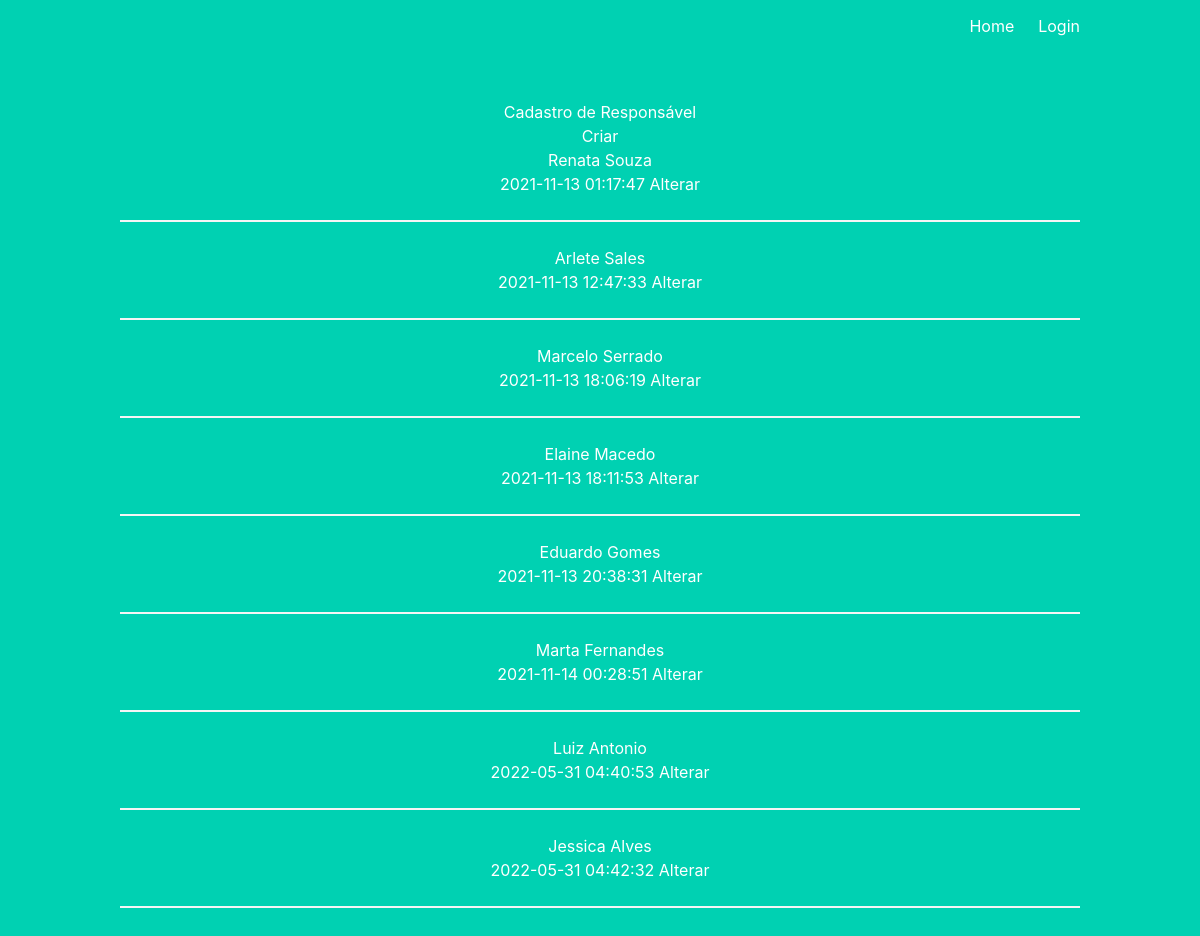
Page /responsavel on the committed database.
### tables this page shows
CREATE TABLE responsavel (idresponsavel INTEGER PRIMARY KEY AUTOINCREMENT, created TIMESTAMP NOT NULL DEFAULT CURRENT_TIMESTAMP, nome varchar (80) NOT NULL, rg varchar (15), cpf varchar (15), profissao varchar (20), idempresa integer, nomeempresa VARCHAR (80), FOREIGN KEY (idempresa) REFERENCES empresa (idempresa));

### project/main.py (the view)
@main.route('/responsavel')
def view_responsavel():
    conn = get_db_connection()
    responsaveis = conn.execute('SELECT * FROM responsavel').fetchall()
    conn.close()
    return render_template('responsavel.html', posts=responsaveis)

### project/main.py (called while the page is built)
def get_db_connection():
    conn = sqlite3.connect('database.db')
    conn.row_factory = sqlite3.Row
    return conn

### project/templates/responsavel.html
{% extends 'base.html' %}
{% block content %}
    <h1>{% block title %}
        Cadastro de Responsável
    {% endblock %} </h1>
    <a href="{{ url_for('main.create')}}">
            <h4><span class="badge badge-warning">Criar</span></h4>
    </a>
    {% for post in posts %}
        <a href="{{ url_for('main.post', post_id=post['idresponsavel']) }}">
            <h3>{{ post['nome'] }}</h3>
        </a>
        <span class="badge badge-primary">{{ post['created'] }}</span>
        <a href="{{ url_for('main.edit', id=post['idresponsavel']) }}">
            <span class="badge badge-warning">Alterar</span>
        </a>
        <hr>
    {% endfor %}
{% endblock %}

### project/templates/base.html (shortened to what this page needs)
<!DOCTYPE html>
<html>
<head>
    <link rel="stylesheet" href="https://cdnjs.cloudflare.com/ajax/libs/bulma/0.7.2/css/bulma.min.css" />
</head>
<body>
    <section class="hero is-primary is-fullheight">
        <div class="hero-head">
            <nav class="navbar">
                <div class="container">
                    <div id="navbarMenuHeroA" class="navbar-menu">
                        <div class="navbar-end">
                            <a href="{{ url_for('main.index') }}" class="navbar-item">
                                Home
                            </a>
                            {% if not current_user.is_authenticated %}
                            <a href="{{ url_for('auth.login') }}" class="navbar-item">
                                Login
                            </a>
                            {% endif %}
                        </div>
                    </div>
                </div>
            </nav>
        </div>
        <div class="hero-body">
            <div class="container has-text-centered">
               {% block content %}
               {% endblock %}
            </div>
        </div>
    </section>
</body>
</html>

### rows in the picture
responsavel: nome "Renata Souza", created "2021-11-13 01:17:47"
responsavel: nome "Arlete Sales", created "2021-11-13 12:47:33"
responsavel: nome "Marcelo Serrado", created "2021-11-13 18:06:19"
responsavel: nome "Elaine Macedo", created "2021-11-13 18:11:53"
responsavel: nome "Eduardo Gomes", created "2021-11-13 20:38:31"
responsavel: nome "Marta Fernandes", created "2021-11-14 00:28:51"
responsavel: nome "Luiz Antonio", created "2022-05-31 04:40:53"
responsavel: nome "Jessica Alves", created "2022-05-31 04:42:32"
